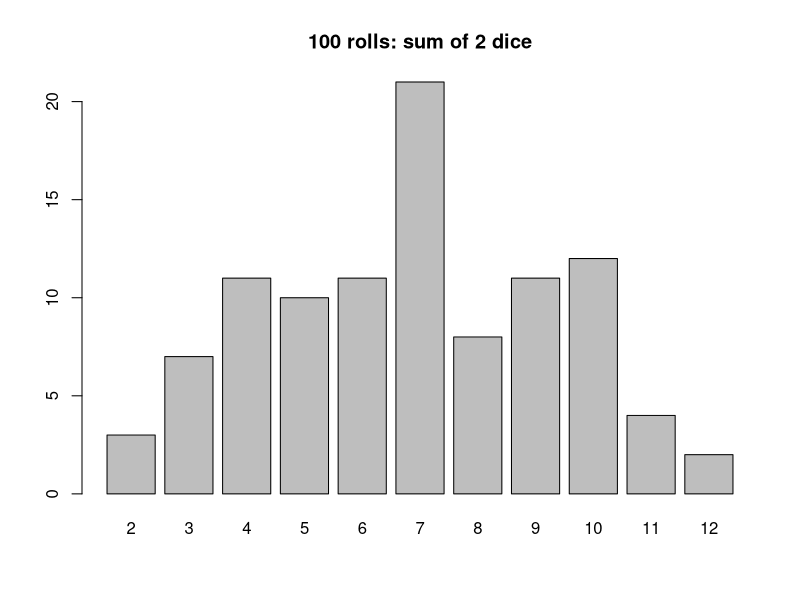
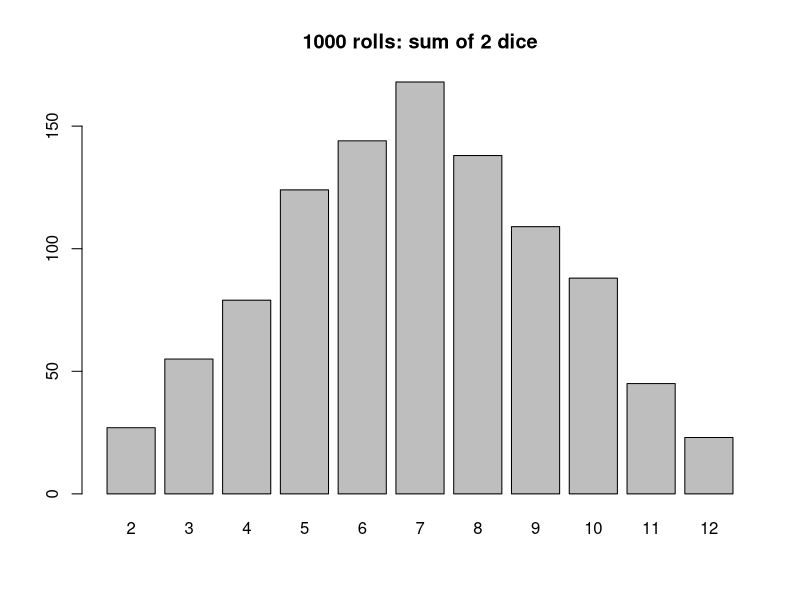
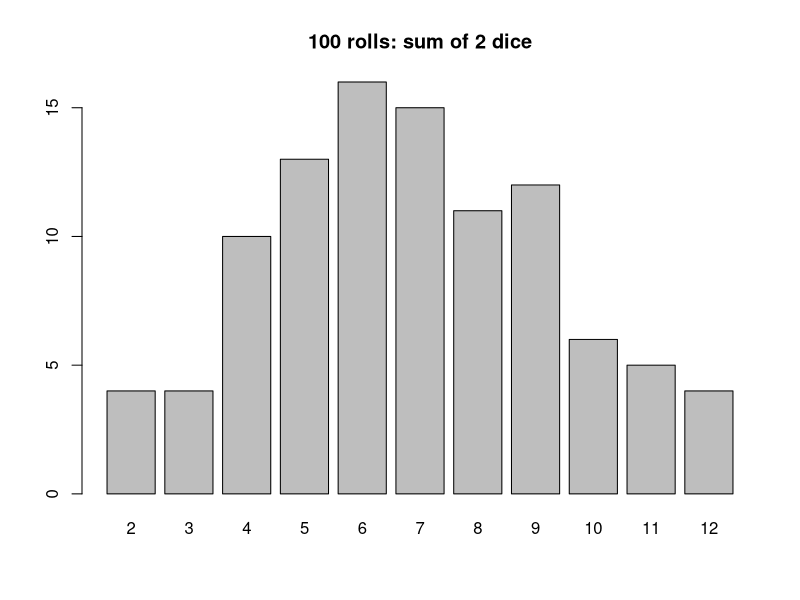
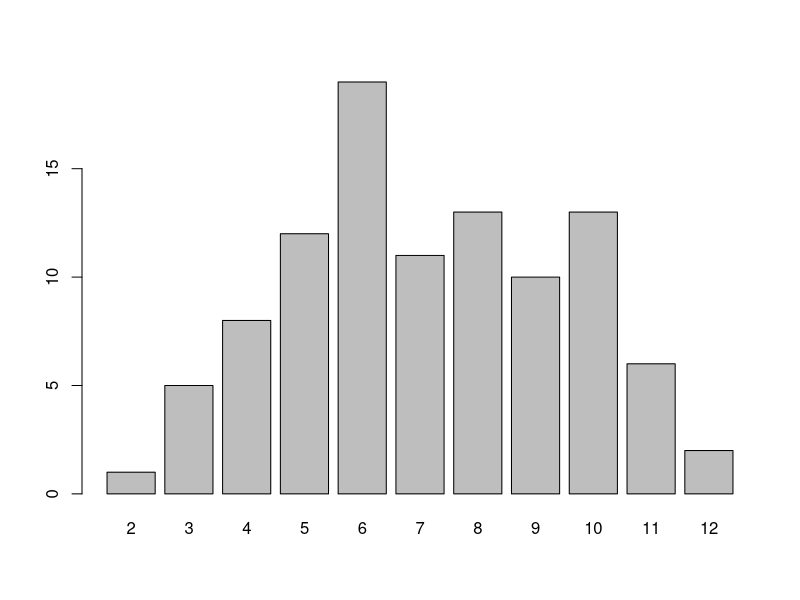
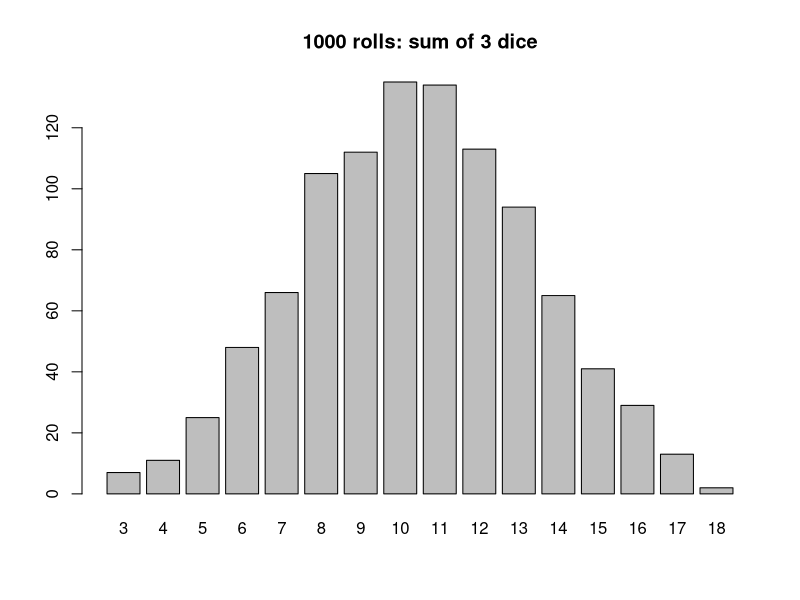

Write the R code that produced these figures, in order.
## ---- chunk 1
library(knitr)
opts_chunk$set(tidy = TRUE, cache = FALSE) 
library(knitr)
## ---- chunk 2

## ---- chunk 3

library("DiagrammeR")

grViz(" 
  digraph CFA {

    # Top node
    node [shape = circle, color=Black]
    a [label = '@@1']; 

    # Multiple level nodes
    node [shape = circle, color=CornflowerBlue]
    b [label = '1']; 
    c [label = '2']; 
    d [label = '3'];
    e [label = '4'];
    f [label = '5'];
    g [label = '6'];
    {rank = same; b; g}

    # Terminal branch nodes
    node [shape = circle, color = Crimson] 
    h [label = '1'];
    i [label = '2'];
    j [label = '3'];
    k [label = '4'];
    l [label = '5'];
    m [label = '6'];
    {rank = same; h; i; j; k; l; m}

    # Connect nodes with edges and labels
    a -> b [label = '']
    a -> c [label = ''] 
    a -> d [label = ''] 
    a -> e [label = ''] 
    a -> f [label = ''] 
    a -> g [label = ''] 
    b -> h [label = '']
    b -> i [label = '']
    b -> j [label = '']
    b -> k [label = ''] 
    b -> l [label = ''] 
    b -> m [label = ''] 
  }

[1]: paste0('Start')  
#[2]: paste0('1st Draw\\n 1') 

")
## ---- chunk 4
set.seed(1)
totals=sample(1:6, 100, rep = T)+sample(1:6, 100, rep = T)
table(totals)
barplot(table(totals), main="100 rolls: sum of 2 dice")
## ---- chunk 5
set.seed(23) # set the random seed
totals=sample(1:6, 1000, rep = T)+sample(1:6, 1000, rep = T)
table(totals)
## ---- chunk 6
barplot(table(totals), main="1000 rolls: sum of 2 dice")
## ---- chunk 7
set.seed(1)
Roll1Die = function(n) sample(1:6, n, rep = T) #Creates a function to roll die
roll1 = NULL  #Initialise variable.
roll2 = NULL
for (i in 1:100) {
    roll1[i] = Roll1Die(1)
    roll2[i] = Roll1Die(1)}
barplot(table(roll1 + roll2), main="100 rolls: sum of 2 dice") 
## ---- chunk 8
set.seed(1)
s1=sample(2:12,size = 100,replace = TRUE, prob = table(outer(1:6,1:6,"+")) / 36)
table(s1)
barplot(table(s1))
## ---- chunk 9
library("DiagrammeR")

grViz(" 
  digraph CFA {

    # Top node
    node [shape = circle, color=Black]
    a [label = '@@1']; 

    # Multiple level nodes
    node [shape = circle, color=CornflowerBlue]
    b [label = '1']; 
    c [label = '2']; 
    d [label = '3'];
    e [label = '4'];
    f [label = '5'];
    g [label = '6'];
    {rank = same; b; g}

    # Terminal branch nodes
    node [shape = circle, color = Crimson] 
    h [label = '1'];
    i [label = '2'];
    j [label = '3'];
    k [label = '4'];
    l [label = '5'];
    m [label = '6'];
  {rank = same; h; i; j; k; l; m}

# Terminal branch nodes
    node [shape = circle, color = Purple] 
    n [label = '1'];
    o [label = '2'];
    p [label = '3'];
    q [label = '4'];
    r [label = '5'];
    s [label = '6'];
    {rank = same; n; o; p; q; r; s}

    # Connect nodes with edges and labels
    a -> b [label = '']
    a -> c [label = ''] 
    a -> d [label = ''] 
    a -> e [label = ''] 
    a -> f [label = ''] 
    a -> g [label = ''] 
    b -> h [label = '']
    b -> i [label = '']
    b -> j [label = '']
    b -> k [label = ''] 
    b -> l [label = ''] 
    b -> m [label = ''] 
    h -> n [label = ''] 
    h -> o [label = ''] 
    h -> p [label = ''] 
    h -> q [label = ''] 
    h -> r [label = ''] 
    h -> s [label = ''] 
  }

[1]: paste0('Start')  
#[2]: paste0('1st Draw\\n 1') 

")
## ---- chunk 10
set.seed(23)
totals=sample(1:6, 1000, rep = T)+sample(1:6, 1000, rep = T)+sample(1:6, 1000, rep = T)
table(totals)/1000
barplot(table(totals), main="1000 rolls: sum of 3 dice")
## ---- chunk 11
gameA <- function(){
  rolls <- sample(1:6, size = 4, replace = TRUE)
  condition <- sum(rolls == 1) > 0
  return(condition)
}
simsA <- replicate(100000, gameA())
sum(simsA)/length(simsA)
## ---- chunk 12
gameB <- function(){
  first.die <- sample(1:6, size = 24, replace = TRUE)
  second.die <- sample(1:6, size = 24, replace = TRUE)
  condition <- sum((first.die == second.die) & (first.die == 1)) > 0
  return(condition)
}
simsB <- replicate(100000, gameB())
sum(simsB)/length(simsB)
## ---- chunk 13
set.seed(1)
committee <- function(){
  committee <- sample(c(rep(1, 10000), rep(0, 11000)), size = 10, replace = FALSE)
  condition <-  mean(committee) > 0.75
  return(condition)
}
sim <- replicate(10000, committee())
mean(sim)
## ---- chunk 14
choose(52, 5)
